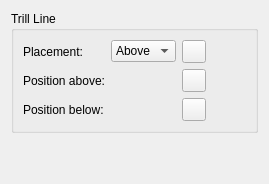
      <widget class="QWidget" name="PageTrill">
       <layout class="QVBoxLayout" name="verticalLayout_48">
        <item>
         <widget class="QGroupBox" name="groupBox_36">
          <property name="title">
           <string>Trill Line</string>
          </property>
          <layout class="QGridLayout" name="gridLayout_14">
           <item row="1" column="0">
            <widget class="QLabel" name="label_97">
             <property name="text">
              <string>Position above:</string>
             </property>
            </widget>
           </item>
           <item row="1" column="3">
            <spacer name="horizontalSpacer_10">
             <property name="orientation">
              <enum>Qt::Horizontal</enum>
             </property>
             <property name="sizeHint" stdset="0">
              <size>
               <width>40</width>
               <height>20</height>
              </size>
             </property>
            </spacer>
           </item>
           <item row="1" column="2">
            <widget class="QToolButton" name="resetTrillLinePosAbove">
             <property name="toolTip">
              <string>Reset to default</string>
             </property>
             <property name="accessibleName">
              <string>Reset 'Position above' value</string>
             </property>
             <property name="text">
              <string notr="true"/>
             </property>
             <property name="icon">
              <iconset resource="musescore.qrc">
               <normaloff>:/data/icons/edit-reset.svg</normaloff>:/data/icons/edit-reset.svg</iconset>
             </property>
            </widget>
           </item>
           <item row="0" column="1">
            <widget class="QComboBox" name="trillLinePlacement">
             <item>
              <property name="text">
               <string notr="true">Above</string>
              </property>
             </item>
             <item>
              <property name="text">
               <string notr="true">Below</string>
              </property>
             </item>
            </widget>
           </item>
           <item row="0" column="0">
            <widget class="QLabel" name="label_125">
             <property name="text">
              <string>Placement:</string>
             </property>
             <property name="buddy">
              <cstring>trillLinePlacement</cstring>
             </property>
            </widget>
           </item>
           <item row="0" column="2">
            <widget class="QToolButton" name="resetTrillLinePlacement">
             <property name="toolTip">
              <string>Reset to default</string>
             </property>
             <property name="accessibleName">
              <string>Reset 'Placement' value</string>
             </property>
             <property name="text">
              <string notr="true"/>
             </property>
             <property name="icon">
              <iconset resource="musescore.qrc">
               <normaloff>:/data/icons/edit-reset.svg</normaloff>:/data/icons/edit-reset.svg</iconset>
             </property>
            </widget>
           </item>
           <item row="2" column="0">
            <widget class="QLabel" name="label_140">
             <property name="text">
              <string>Position below:</string>
             </property>
            </widget>
           </item>
           <item row="2" column="2">
            <widget class="QToolButton" name="resetTrillLinePosBelow">
             <property name="toolTip">
              <string>Reset to default</string>
             </property>
             <property name="accessibleName">
              <string>Reset 'Position below' value</string>
             </property>
             <property name="text">
              <string notr="true"/>
             </property>
             <property name="icon">
              <iconset resource="musescore.qrc">
               <normaloff>:/data/icons/edit-reset.svg</normaloff>:/data/icons/edit-reset.svg</iconset>
             </property>
            </widget>
           </item>
           <item row="1" column="1">
            <widget class="Ms::OffsetSelect" name="trillLinePosAbove" native="true"/>
           </item>
           <item row="2" column="1">
            <widget class="Ms::OffsetSelect" name="trillLinePosBelow" native="true"/>
           </item>
          </layout>
         </widget>
        </item>
        <item>
         <spacer name="verticalSpacer_18">
          <property name="orientation">
           <enum>Qt::Vertical</enum>
          </property>
          <property name="sizeHint" stdset="0">
           <size>
            <width>20</width>
            <height>40</height>
           </size>
          </property>
         </spacer>
        </item>
       </layout>
      </widget>
